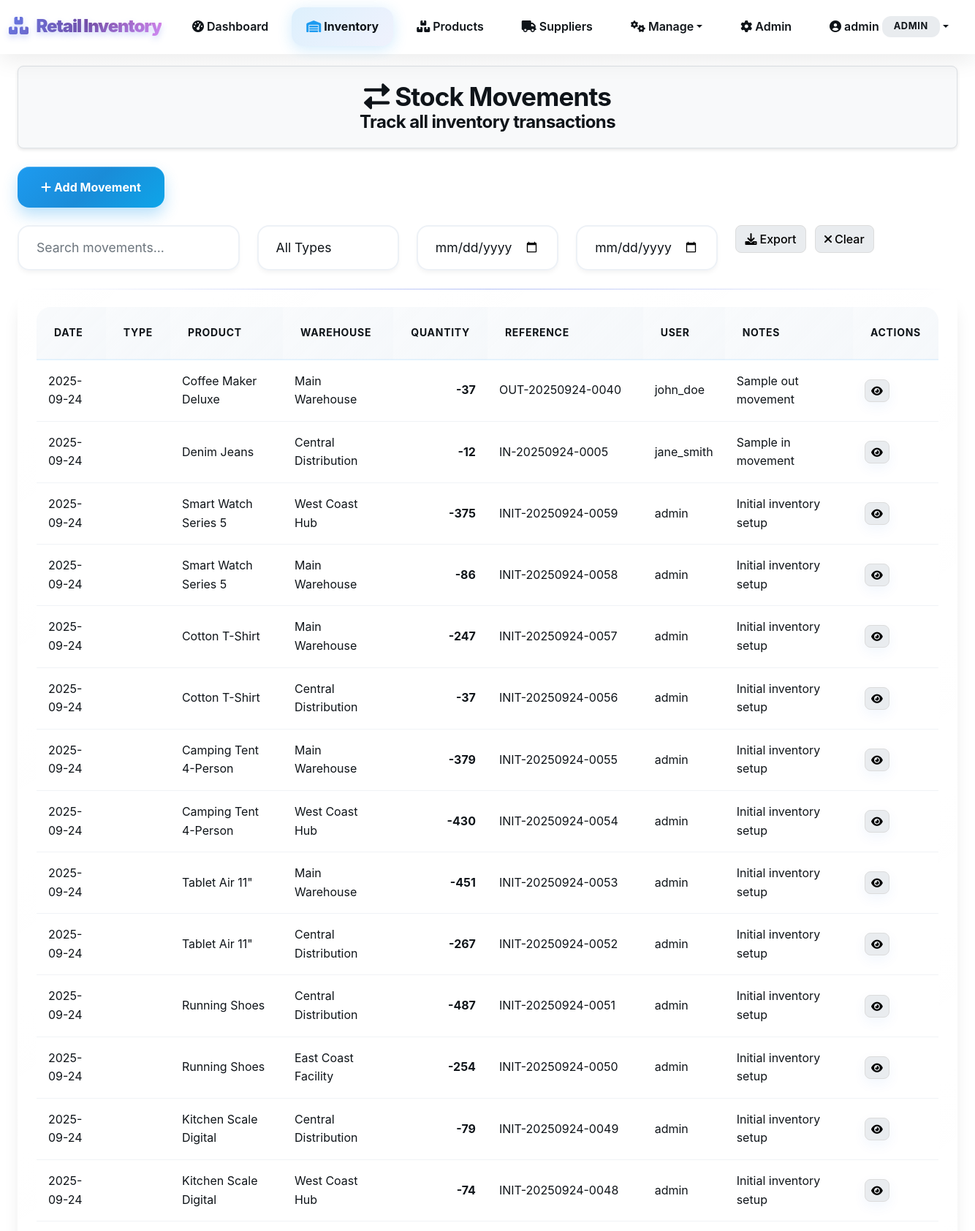
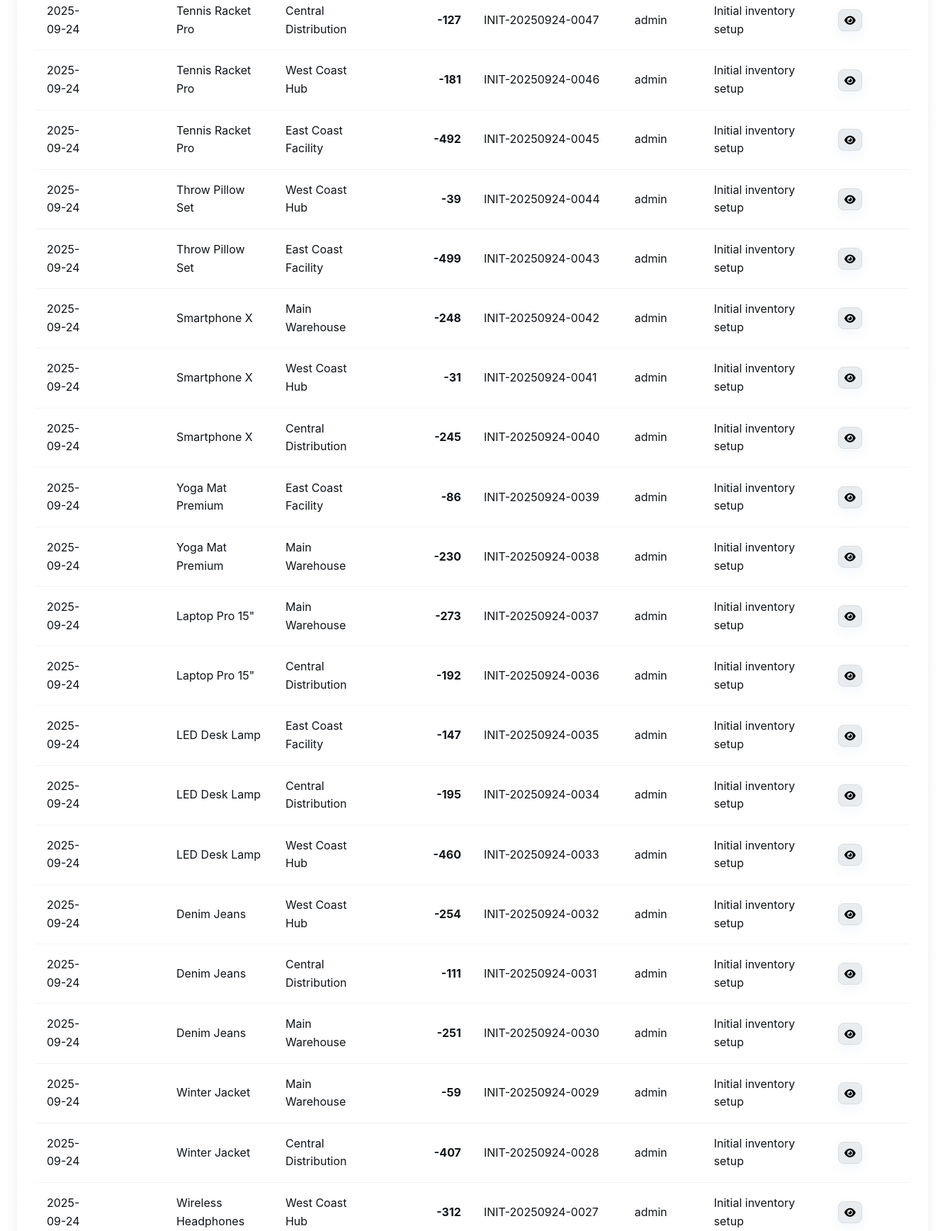
The app's page /stock_movements (signed in, upper part) with its own data (2 pictures, top to bottom).
### tables this page shows
CREATE TABLE stock_movements (
                id INTEGER PRIMARY KEY AUTOINCREMENT,
                product_id INTEGER NOT NULL,
                warehouse_id INTEGER NOT NULL,
                movement_type VARCHAR(20) NOT NULL CHECK (movement_type IN 
                    ('IN', 'OUT', 'TRANSFER_IN', 'TRANSFER_OUT', 'ADJUSTMENT_IN', 
                     'ADJUSTMENT_OUT', 'RETURN', 'DAMAGED', 'INITIAL', 'REMOVED')),
                quantity INTEGER NOT NULL,
                reference_number VARCHAR(50),
                notes TEXT,
                user_id INTEGER NOT NULL,
                created_at TIMESTAMP DEFAULT CURRENT_TIMESTAMP,
                FOREIGN KEY (product_id) REFERENCES products(id),
                FOREIGN KEY (warehouse_id) REFERENCES warehouses(id),
                FOREIGN KEY (user_id) REFERENCES users(id)
            );

CREATE TABLE products (
                id INTEGER PRIMARY KEY AUTOINCREMENT,
                name VARCHAR(100) NOT NULL,
                category VARCHAR(50) NOT NULL,
                sku VARCHAR(50) UNIQUE NOT NULL,
                barcode VARCHAR(100),
                description TEXT,
                unit_price DECIMAL(10,2) NOT NULL,
                cost_price DECIMAL(10,2),
                supplier_id INTEGER,
                created_at TIMESTAMP DEFAULT CURRENT_TIMESTAMP,
                updated_at TIMESTAMP DEFAULT CURRENT_TIMESTAMP, reorder_level INTEGER DEFAULT 10,
                FOREIGN KEY (supplier_id) REFERENCES suppliers(id)
            );

CREATE TABLE warehouses (
                id INTEGER PRIMARY KEY AUTOINCREMENT,
                name VARCHAR(100) NOT NULL,
                location VARCHAR(200) NOT NULL,
                capacity INTEGER,
                manager_id INTEGER,
                created_at TIMESTAMP DEFAULT CURRENT_TIMESTAMP,
                FOREIGN KEY (manager_id) REFERENCES users(id)
            );

CREATE TABLE users (
                id INTEGER PRIMARY KEY AUTOINCREMENT,
                username VARCHAR(50) UNIQUE NOT NULL,
                password_hash VARCHAR(255) NOT NULL,
                email VARCHAR(100) UNIQUE NOT NULL,
                full_name VARCHAR(100) NOT NULL,
                role VARCHAR(20) DEFAULT 'employee' CHECK (role IN ('admin', 'manager', 'employee')),
                is_active BOOLEAN DEFAULT 1,
                created_at TIMESTAMP DEFAULT CURRENT_TIMESTAMP,
                last_login TIMESTAMP
            );

### app.py (the view)
@app.route('/stock_movements')
def stock_movements():
    if 'user_id' not in session:
        return redirect(url_for('login'))
    conn = sqlite3.connect(DATABASE_PATH)
    cursor = conn.cursor()
    cursor.execute('''
        SELECT sm.id, sm.movement_type, sm.quantity, sm.reference_number,
               sm.notes, sm.created_at, p.name as product_name,
               w.name as warehouse_name, u.username as user_name
        FROM stock_movements sm
        JOIN products p ON sm.product_id = p.id
        JOIN warehouses w ON sm.warehouse_id = w.id
        LEFT JOIN users u ON sm.user_id = u.id
        ORDER BY sm.created_at DESC
        LIMIT 100
    ''')
    movements_data = cursor.fetchall()
    conn.close()
    return render_template('stock_movements.html', movements_data=movements_data)

### templates/stock_movements.html (shortened to what this page needs)
{% extends "base.html" %}
{% block content %}
<div class="container-fluid">
    <div class="title-bar">
        <h1><i class="fas fa-exchange-alt me-2"></i>Stock Movements</h1>
        <h4>Track all inventory transactions</h4>
    </div>
    <div class="row mb-4">
        <div class="col-12">
            <button class="btn btn-primary" data-bs-toggle="modal" data-bs-target="#addMovementModal">
                <i class="fas fa-plus me-1"></i>Add Movement
            </button>
        </div>
    </div>
    <div class="row mb-4">
        <div class="col-md-3">
            <input type="text" class="form-control" id="searchMovements" placeholder="Search movements...">
        </div>
        <div class="col-md-2">
            <select class="form-select" id="typeFilter">
                <option value="">All Types</option>
            </select>
        </div>
        <div class="col-md-2">
            <input type="date" class="form-control" id="dateFrom" placeholder="From Date">
        </div>
        <div class="col-md-2">
            <input type="date" class="form-control" id="dateTo" placeholder="To Date">
        </div>
        <div class="col-md-3">
            <button class="btn btn-outline-primary" onclick="exportMovements()">
                <i class="fas fa-download me-1"></i>Export
            </button>
            <button class="btn btn-outline-secondary ms-2" onclick="clearFilters()">
                <i class="fas fa-times me-1"></i>Clear
            </button>
        </div>
    </div>
    <div class="card shadow-sm">
        <div class="card-body p-0">
            <div class="table-responsive">
                <table class="table table-hover mb-0" id="movementsTable">
                    <thead class="table-dark">
                        <tr>
                            <th>Date</th>
                            <th>Type</th>
                            <th>Product</th>
                            <th>Warehouse</th>
                            <th>Quantity</th>
                            <th>Reference</th>
                            <th>User</th>
                            <th>Notes</th>
                            <th>Actions</th>
                        </tr>
                    </thead>
                    <tbody>
                        {% if movements_data %}
                            {% for movement in movements_data %}
                            <tr>
                                <td>{{ movement[5].split()[0] if movement[5] else 'N/A' }}</td>
                                <td>
                                </td>
                                <td class="fw-medium">{{ movement[6] or 'N/A' }}</td>
                                <td>{{ movement[7] or 'N/A' }}</td>
                                <td class="text-end fw-bold">
                                    {% if movement[1] == 'in' or movement[1] == 'adjustment' %}
                                        <span class="text-success">+{{ movement[2] }}</span>
                                    {% else %}
                                        <span class="text-danger">-{{ movement[2] }}</span>
                                    {% endif %}
                                </td>
                                <td>{{ movement[3] or 'N/A' }}</td>
                                <td>{{ movement[8] or 'System' }}</td>
                                <td>{{ movement[4] or '' }}</td>
                                <td>
                                    <button class="btn btn-sm btn-outline-primary"
                                            onclick="viewMovement({{ movement[0] }})"
                                            title="View Details">
                                        <i class="fas fa-eye"></i>
                                    </button>
                                </td>
                            </tr>
                            {% endfor %}
                        {% endif %}
                    </tbody>
                </table>
            </div>
        </div>
    </div>
</div>
{% endblock %}

### records on screen
stock_movements: created_at "2025-09-24", name "Coffee Maker Deluxe", name "Main Warehouse", quantity "37", reference_number "OUT-20250924-0040", username "john_doe", notes "Sample out movement"
stock_movements: created_at "2025-09-24", name "Denim Jeans", name "Central Distribution", quantity "12", reference_number "IN-20250924-0005", username "jane_smith", notes "Sample in movement"
stock_movements: created_at "2025-09-24", name "Smart Watch Series 5", name "West Coast Hub", quantity "375", reference_number "INIT-20250924-0059", username "admin", notes "Initial inventory setup"
stock_movements: created_at "2025-09-24", name "Smart Watch Series 5", name "Main Warehouse", quantity "86", reference_number "INIT-20250924-0058", username "admin", notes "Initial inventory setup"
stock_movements: created_at "2025-09-24", name "Cotton T-Shirt", name "Main Warehouse", quantity "247", reference_number "INIT-20250924-0057", username "admin", notes "Initial inventory setup"
stock_movements: created_at "2025-09-24", name "Cotton T-Shirt", name "Central Distribution", quantity "37", reference_number "INIT-20250924-0056", username "admin", notes "Initial inventory setup"
stock_movements: created_at "2025-09-24", name "Camping Tent 4-Person", name "Main Warehouse", quantity "379", reference_number "INIT-20250924-0055", username "admin", notes "Initial inventory setup"
stock_movements: created_at "2025-09-24", name "Camping Tent 4-Person", name "West Coast Hub", quantity "430", reference_number "INIT-20250924-0054", username "admin", notes "Initial inventory setup"
stock_movements: created_at "2025-09-24", name "Tablet Air 11\"", name "Main Warehouse", quantity "451", reference_number "INIT-20250924-0053", username "admin", notes "Initial inventory setup"
stock_movements: created_at "2025-09-24", name "Tablet Air 11\"", name "Central Distribution", quantity "267", reference_number "INIT-20250924-0052", username "admin", notes "Initial inventory setup"
stock_movements: created_at "2025-09-24", name "Running Shoes", name "Central Distribution", quantity "487", reference_number "INIT-20250924-0051", username "admin", notes "Initial inventory setup"
stock_movements: created_at "2025-09-24", name "Running Shoes", name "East Coast Facility", quantity "254", reference_number "INIT-20250924-0050", username "admin", notes "Initial inventory setup"
stock_movements: created_at "2025-09-24", name "Kitchen Scale Digital", name "Central Distribution", quantity "79", reference_number "INIT-20250924-0049", username "admin", notes "Initial inventory setup"
stock_movements: created_at "2025-09-24", name "Kitchen Scale Digital", name "West Coast Hub", quantity "74", reference_number "INIT-20250924-0048", username "admin", notes "Initial inventory setup"
stock_movements: created_at "2025-09-24", name "Tennis Racket Pro", name "Central Distribution", quantity "127", reference_number "INIT-20250924-0047", username "admin", notes "Initial inventory setup"
stock_movements: created_at "2025-09-24", name "Tennis Racket Pro", name "West Coast Hub", quantity "181", reference_number "INIT-20250924-0046", username "admin", notes "Initial inventory setup"
stock_movements: created_at "2025-09-24", name "Tennis Racket Pro", name "East Coast Facility", quantity "492", reference_number "INIT-20250924-0045", username "admin", notes "Initial inventory setup"
stock_movements: created_at "2025-09-24", name "Throw Pillow Set", name "West Coast Hub", quantity "39", reference_number "INIT-20250924-0044", username "admin", notes "Initial inventory setup"
stock_movements: created_at "2025-09-24", name "Throw Pillow Set", name "East Coast Facility", quantity "499", reference_number "INIT-20250924-0043", username "admin", notes "Initial inventory setup"
stock_movements: created_at "2025-09-24", name "Smartphone X", name "Main Warehouse", quantity "248", reference_number "INIT-20250924-0042", username "admin", notes "Initial inventory setup"
stock_movements: created_at "2025-09-24", name "Smartphone X", name "West Coast Hub", quantity "31", reference_number "INIT-20250924-0041", username "admin", notes "Initial inventory setup"
stock_movements: created_at "2025-09-24", name "Smartphone X", name "Central Distribution", quantity "245", reference_number "INIT-20250924-0040", username "admin", notes "Initial inventory setup"
stock_movements: created_at "2025-09-24", name "Yoga Mat Premium", name "East Coast Facility", quantity "86", reference_number "INIT-20250924-0039", username "admin", notes "Initial inventory setup"
stock_movements: created_at "2025-09-24", name "Yoga Mat Premium", name "Main Warehouse", quantity "230", reference_number "INIT-20250924-0038", username "admin", notes "Initial inventory setup"
stock_movements: created_at "2025-09-24", name "Laptop Pro 15\"", name "Main Warehouse", quantity "273", reference_number "INIT-20250924-0037", username "admin", notes "Initial inventory setup"
stock_movements: created_at "2025-09-24", name "Laptop Pro 15\"", name "Central Distribution", quantity "192", reference_number "INIT-20250924-0036", username "admin", notes "Initial inventory setup"
stock_movements: created_at "2025-09-24", name "LED Desk Lamp", name "East Coast Facility", quantity "147", reference_number "INIT-20250924-0035", username "admin", notes "Initial inventory setup"
stock_movements: created_at "2025-09-24", name "LED Desk Lamp", name "Central Distribution", quantity "195", reference_number "INIT-20250924-0034", username "admin", notes "Initial inventory setup"
stock_movements: created_at "2025-09-24", name "LED Desk Lamp", name "West Coast Hub", quantity "460", reference_number "INIT-20250924-0033", username "admin", notes "Initial inventory setup"
stock_movements: created_at "2025-09-24", name "Denim Jeans", name "West Coast Hub", quantity "254", reference_number "INIT-20250924-0032", username "admin", notes "Initial inventory setup"
stock_movements: created_at "2025-09-24", name "Denim Jeans", name "Central Distribution", quantity "111", reference_number "INIT-20250924-0031", username "admin", notes "Initial inventory setup"
stock_movements: created_at "2025-09-24", name "Denim Jeans", name "Main Warehouse", quantity "251", reference_number "INIT-20250924-0030", username "admin", notes "Initial inventory setup"
stock_movements: created_at "2025-09-24", name "Winter Jacket", name "Main Warehouse", quantity "59", reference_number "INIT-20250924-0029", username "admin", notes "Initial inventory setup"
stock_movements: created_at "2025-09-24", name "Winter Jacket", name "Central Distribution", quantity "407", reference_number "INIT-20250924-0028", username "admin", notes "Initial inventory setup"
stock_movements: created_at "2025-09-24", name "Wireless Headphones", name "West Coast Hub", quantity "312", reference_number "INIT-20250924-0027", username "admin", notes "Initial inventory setup"

### other values on screen
{{ session.username }} "admin"
{{ session.role.title() }} "ADMIN"
